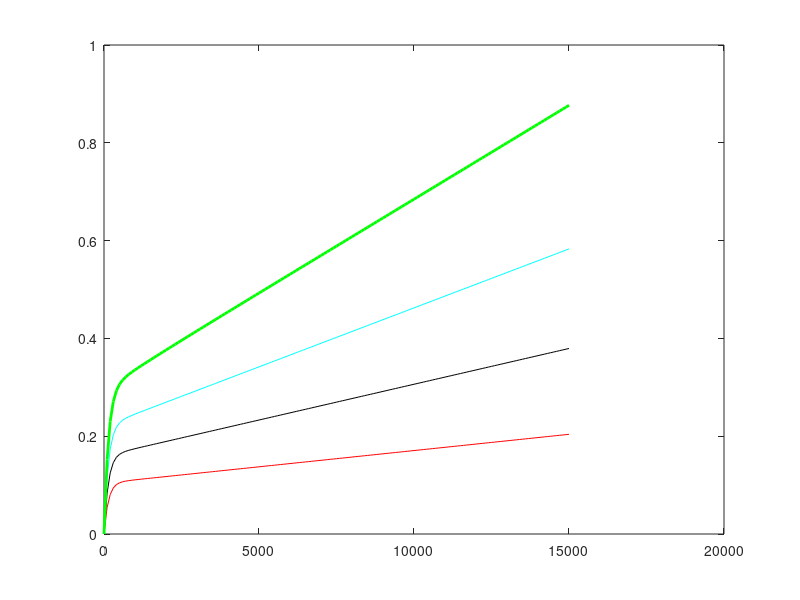

MATLAB code for this plot: (Note: this script raises an error after producing the figure.)
function GetHT9Plots()
global HT9s26T873 HT9s39T873 HT9s53T873 HT9s66T873 HT9s105T873 ...
    HT9s227T823 HT9s363T773 fsize msize

t=3600*(0:100:15000)';
t_h=t/3600;
n_size=size(t,1);

e1=zeros(n_size,1);
e2=zeros(n_size,1);
e3=zeros(n_size,1);
e4=zeros(n_size,1);

P_0=@(T) 0.5-2600/T;
P_1=@(T) 1+50/T;
e_p=@(s,T) 10^(P_0(T)+P_1(T)*log10(s));
m=2e-6;s0=@(s) 0.025*s+0.0055*s^2;
S_l=@(T) -5.7-5562.28/T;
e_s=@(s,T) 10^(S_l(T)+2.5*log10(s-s0(s)));
eps=@(s,T,t) e_p(s,T)*(1-exp(-m*t))+e_s(s,T)*t;
t_R=10^7*3600;

for i=1:n_size
e1(i)=eps(26,873,t(i));
e2(i)=eps(39,873,t(i));
e3(i)=eps(53,873,t(i));
e4(i)=eps(66/(1-(t(i)/t_R)^(1/3.5)),873,t(i));
end


figure( 'Name', 'HT9 Creep Strain - Low Stress' );
plot(t_h,e1,'r',t_h,e2,'k',t_h,e3,'c',t_h,e4,'g','LineWidth',2);
hold on
p1=plot(HT9s26T873(:,1),HT9s26T873(:,2),'o');
p1.MarkerSize=msize;
p1.MarkerFaceColor='red';
hold on
p2=plot(HT9s39T873(:,1),HT9s39T873(:,2),'^');
p2.MarkerSize=msize;
p2.MarkerFaceColor='k';
p3=plot(HT9s53T873(:,1),HT9s53T873(:,2),'^');
p3.MarkerSize=msize;
p3.MarkerFaceColor='c';
p4=plot(HT9s66T873(:,1),HT9s66T873(:,2),'^');
p4.MarkerSize=msize;
p4.MarkerFaceColor='g';
xlabel('Time [hour]','FontName','Times New Roman','FontSize',fsize)
ylabel('Strain (\epsilon)','FontSize',fsize,'FontName', 'Times New Roman')
% xlim([0 1000])
% ylim([0 0.5])
legend({'s26T873','s39T873','s53T873','s66T873'},...
    'Location','northwest','NumColumns',1,FontSize=msize)
title('Thermal Creep Strain of HT9')
ax = gca;
ax.FontSize = fsize; 


P_0=@(T) 0.5-2600/T;
P_1=@(T) 1+50/T;
e_p=@(s,T) 10^(P_0(T)+P_1(T)*log10(s));
m=2e-6;s0=@(s) 0.025*s+0.006*s^2;
S_l=@(T) -5.7-5562.28/T;
e_s=@(s,T) 10^(S_l(T)+2.2*log10(s-s0(s)));
eps=@(s,T,t) e_p(s,T)*(1-exp(-m*t))+e_s(s,T)*t;

t_105=13000*3600;
t_227=10000*3600;
t_363=5000*3600;
e_limit=15;
t_h=(0:100:10000)';
t=t_h*3600;
n_size=size(t,1);

for i=1:n_size
s1=105/(1-(t(i)/t_105));
s2=227/(1-(t(i)/t_227));
s3=363/(1-(t(i)/t_363));

e5(i)=eps(s1,873,t(i));
e6(i)=eps(s2,873,t(i));
e7(i)=eps(s3,873,t(i));
% e5(i)=eps(105,873,t(i));
% e6(i)=eps(227,873,t(i));
% e7(i)=eps(363,873,t(i));
    if e5(i)>e_limit || e5(i)<0
        e5(i)=e_limit
    elseif e6(i)>e_limit|| e6(i)<0
        e6(i)=e_limit;
    elseif e7(i)>e_limit|| e7(i)<0
        e7(i)=e_limit;
    end
end


figure( 'Name', 'HT9 Creep Strain - High Stress' );
plot(t_h,e5,'r',t_h,e6,'g',t_h,e7,'c','LineWidth',2);
hold on
p7=plot(HT9s105T873(:,1),HT9s105T873(:,2),'o');
p7.MarkerSize=msize;
p7.MarkerFaceColor='red';
hold on
p5=plot(HT9s227T823(:,1),HT9s227T823(:,2),'^');
p5.MarkerSize=msize;
p5.MarkerFaceColor='green';
p6=plot(HT9s363T773(:,1),HT9s363T773(:,2),'^');
p6.MarkerSize=msize;
p6.MarkerFaceColor='cyan';
xlabel('Time [hour]','FontName','Times New Roman','FontSize',fsize)
ylabel('Strain (\epsilon)','FontSize',fsize,'FontName', 'Times New Roman')
xlim([0 10000])
ylim([0 20])
legend({'s105T873','s227T823','s363T773'},...
    'Location','northwest','NumColumns',1,FontSize=msize)
title('Thermal Creep Strain of HT9')
ax = gca;
ax.FontSize = fsize; 
hold off
end
